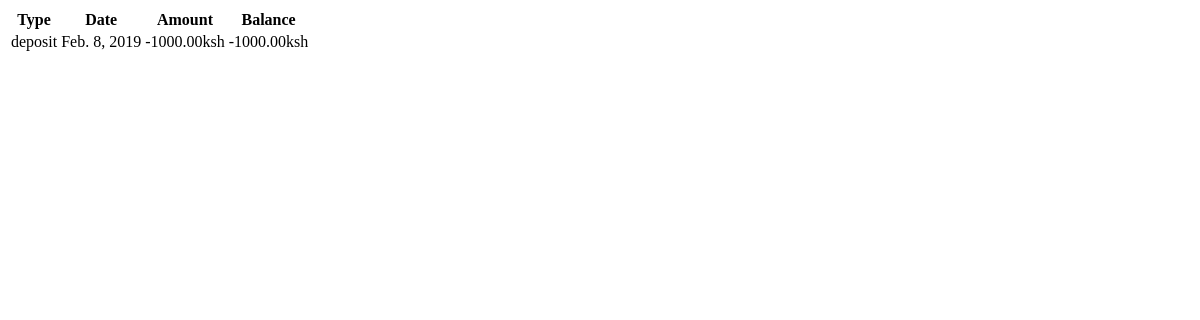
The app's page /main/tenant-cashflows/2/ (signed in), older data.
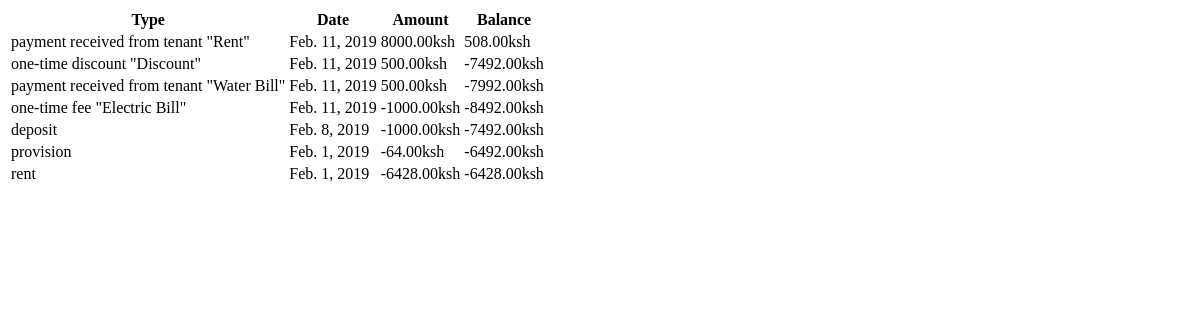
The same page, newer data.
### tenants/models.py (models this page shows, shortened)
class Tenant(models.Model):
    property = models.ForeignKey(
        Property,
        verbose_name=Property._meta.verbose_name,
        on_delete=models.PROTECT)
    name = models.CharField(_("name"), max_length=255)
    tenancy_begin_date = models.DateField(
        _("tenancy begin date"))
    tenancy_end_date = models.DateField(
        _("tenancy end date"), blank=True, null=True)
    deposit = models.DecimalField(
        _("deposit"), max_digits=7, decimal_places=2,
        help_text=_(
            'A sum of money asked to tenant on day 1. '
            'It is payed back in full on the final day of the tenancy'),
        validators=[MinValueValidator(0)], default=0)
    contact_info = models.TextField(_("contact info"), blank=True)
    notes = models.TextField(_("notes"), blank=True)
    def cashflows(self, date_until=None):
        if date_until is None:
            date_until = date.today()
        rents = revisions_to_cashflows(
            date_until, self.rentrevision_set.all())
        payments = payments_to_cashflows(
            date_until, self.payment_set.all(), Payment)
        refunds = payments_to_cashflows(
            date_until, self.refund_set.all(), Refund, negate=True)
        discounts = payments_to_cashflows(
            date_until, self.discount_set.all(), Discount)
        fees = payments_to_cashflows(
            date_until, self.fee_set.all(), Fee, negate=True)
        deposit_cashflows = self.deposit_cashflows(date_until)
        non_sorted = itertools.chain.from_iterable([
            payments, refunds, rents, fees, discounts, deposit_cashflows])
        date_sorted = sorted(non_sorted, key=attrgetter('date', 'amount'))
        result = []
        balance = 0
        for c in date_sorted:
            balance += c.amount
            result.append(
                CashflowAndBalance(c.date, c.amount, c.description, balance))
        return reversed(result)
    def deposit_cashflows(self, date_until):
        result = [Cashflow(
            self.tenancy_begin_date, -self.deposit, _('deposit'))]
        if self.has_left(date_until):
            result.append(Cashflow(
                self.tenancy_end_date, self.deposit, _('deposit refund')))
        return result
    def balance(self):
        return sum([int(c.amount) for c in self.cashflows()])
    def has_left(self, date_until=None):
        if date_until is None:
            date_until = date.today()
        return (
            self.tenancy_end_date is not None
            and date_until > self.tenancy_end_date)
    balance.short_description = _("balance")
    class Meta:
        verbose_name = _("tenant")
        verbose_name_plural = _("tenants")
        ordering = ['tenancy_end_date', 'name']

class Payment(models.Model):
    description = models.CharField(
        _("description"), max_length=1024)
    tenant = models.ForeignKey(Tenant, verbose_name=Tenant._meta.verbose_name,on_delete=models.PROTECT)
    date = models.DateField(_("date"))
    amount = models.DecimalField(
        _("amount"), max_digits=7, decimal_places=2,
        validators=[MinValueValidator(0)])
    class Meta:
        verbose_name = _("payment received from tenant")
        verbose_name_plural = _("payments received from tenant")
        ordering = ['-date']

class Discount(models.Model):
    description = models.CharField(_("description"), max_length=255)
    tenant = models.ForeignKey(Tenant, verbose_name=Tenant._meta.verbose_name,on_delete=models.PROTECT)
    date = models.DateField(_("date"))
    amount = models.DecimalField(
        _("amount"), max_digits=7, decimal_places=2,
        validators=[MinValueValidator(0)], default=0)
    class Meta:
        verbose_name = _("one-time discount")
        verbose_name_plural = _("one-time discount")
        ordering = ['-date']

class Fee(models.Model):
    description = models.CharField(_("description"), max_length=255)
    tenant = models.ForeignKey(Tenant, verbose_name=Tenant._meta.verbose_name,on_delete=models.PROTECT)
    date = models.DateField(_("date"))
    amount = models.DecimalField(
        _("amount"), max_digits=7, decimal_places=2,
        validators=[MinValueValidator(0)], default=0)
    class Meta:
        verbose_name = _("one-time fee")
        verbose_name_plural = _("one-time fees")
        ordering = ['-date']

### tenants/views.py (the view)
@login_required
def tenant_cashflows(request, tenant_id):
    tenant = get_object_or_404(Tenant, pk=tenant_id)
    context = {'cashflows': tenant.cashflows()}
    return render(request, 'main/cashflows.html', context)

### tenants/models.py (called while the page is built)
def payments_to_cashflows(
        date, payments, model_class, negate=False):
    for p in payments:
        if p.date > date:
            continue
        model_class_label = model_class._meta.verbose_name
        if p.description:
            d = _('%(model_class)s "%(description)s"') % {
                'model_class': model_class_label,
                'description': p.description}
        else:
            d = model_class_label
        yield Cashflow(p.date, -p.amount if negate else p.amount, d)

def first_of_month_range(start_date, end_date):
    start_index = 12*start_date.year + start_date.month
    end_index = 12*end_date.year + end_date.month
    for index in range(start_index, end_index):
        month = (index - 1) % 12 + 1
        year = (index - 1) // 12
        yield date(year, month, 1)

def fractional_amount(amount, days, month_days):
    return Decimal(amount * days // month_days).quantize(TWOPLACES)

def revision_to_cashflows(rev, end_date):
    if rev.end_date is not None:
        end_date = next_month(rev.end_date)
    result = []
    for first_of_month in first_of_month_range(rev.start_date, end_date):
        start = max(first_of_month, rev.start_date)
        end = next_month(first_of_month)
        if rev.end_date is not None:
            end = min(end, rev.end_date)
        delta = end - start
        total_days = monthrange(first_of_month.year, first_of_month.month)[1]
        rent = fractional_amount(-rev.rent, delta.days, total_days)
        result.append(Cashflow(first_of_month, rent, _("rent")))
        if rev.provision != 0:
            p = fractional_amount(-rev.provision, delta.days, total_days)
            result.append(Cashflow(
                first_of_month, p, _("provision")))
    return result

def revisions_to_cashflows(date, revisions):
    date = next_month(date)
    result = map(lambda r: revision_to_cashflows(r, date), revisions)
    joined_result = itertools.chain.from_iterable(result)
    return [c for c in joined_result if c.date < date]

def next_month(date, increment=1):
    date = date.replace(day=1)
    return add_month(date, increment)

def add_month(d, increment=1):
    month = d.month - 1 + increment
    year = d.year + month //12
    month = month % 12 + 1
    day = d.day
    max_day = monthrange(year, month)[1]
    day = min(day, max_day)
    return date(month=month, year=year, day=day)

### templates/main/cashflows.html (shortened to what this page needs)
{% load i18n %}
<div style="max-height: 400px;overflow: auto;">
	<table class="table table-condensed table-hover">
		<thead>
			<tr>
				<th>{% trans "type"|title %}</th>
				<th>{% trans "date"|title %}</th>
				<th>{% trans "amount"|title %}</th>
				<th>{% trans "balance"|title %}</th>
			</tr>
		</thead>
		<tbody>
		{% for cashflow in cashflows %}
		<tr>
			<td>{{cashflow.description}}</td>
			<td>{{cashflow.date}}</td>
			<td>{{cashflow.amount}}ksh</td>
			<td>{{cashflow.balance}}ksh</td>
		</tr>
		{% endfor %}
		</tbody>
	</table>
</div>

Row changes from the older to the newer data that the page shows:
added Payment: date "Feb. 11, 2019", amount "8000.00"
added Discount: date "Feb. 11, 2019", amount "500.00"
added Payment: date "Feb. 11, 2019", amount "500.00"
added Fee: date "Feb. 11, 2019"
Text that changed along with them:
new list line: "payment received from tenant \"Rent\" ksh 508.00 ksh"
new list line: "one-time discount \"Discount\" ksh -7492.00 ksh"
new list line: "payment received from tenant \"Water Bill\" ksh -7992.00 ksh"
new list line: "one-time fee \"Electric Bill\" -1000.00 ksh -8492.00 ksh"
new list line: "deposit -1000.00 ksh -7492.00 ksh"
new list line: "Feb. 8, 2019"
new list line: "provision Feb. 1, 2019 -64.00 ksh -6492.00 ksh"
new list line: "rent Feb. 1, 2019 -6428.00 ksh -6428.00 ksh"
list line gone: "deposit -1000.00 ksh -1000.00 ksh"
list line gone: "Feb. 8, 2019"
